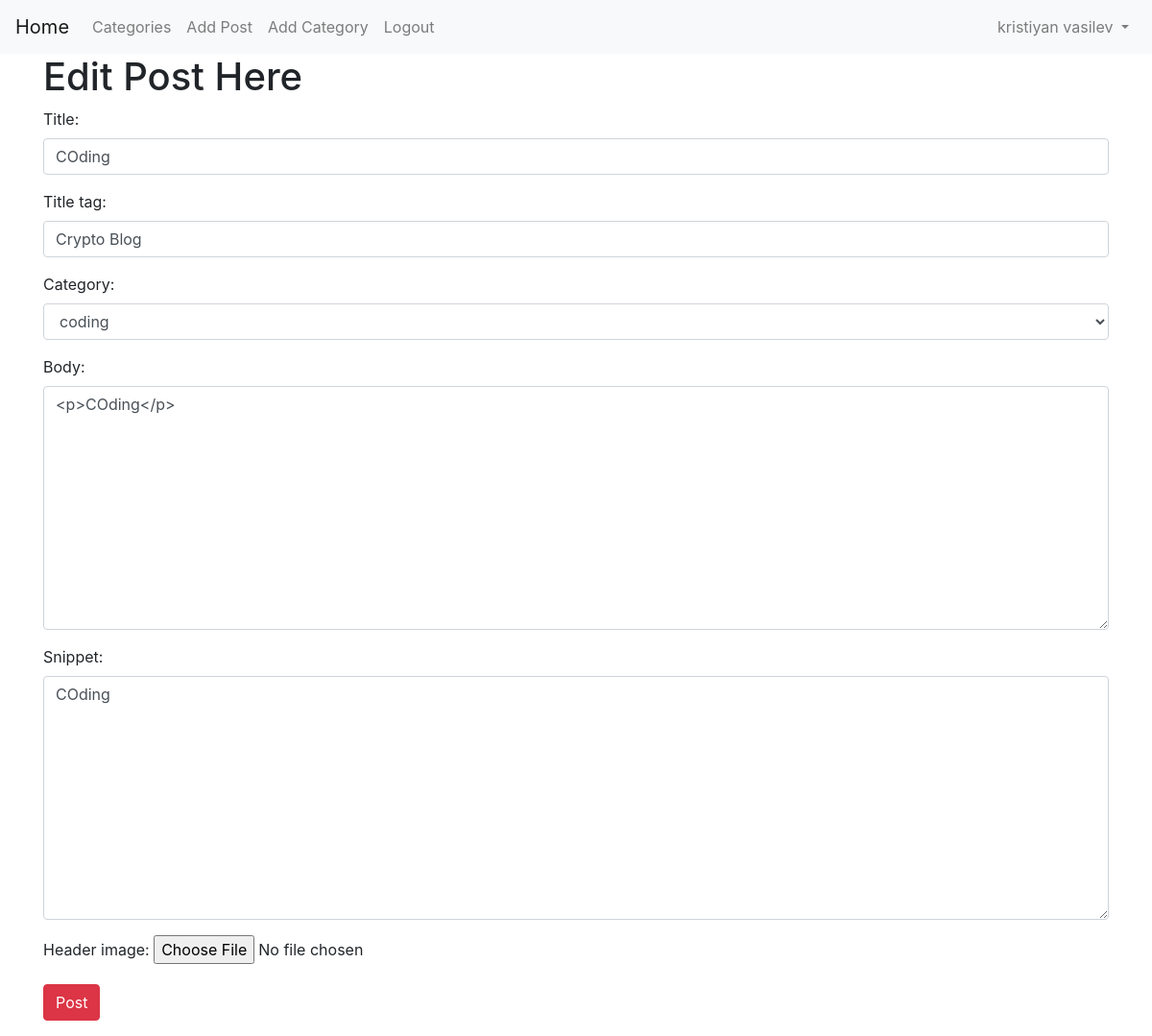
The app's page /edit/59 (signed in) with its own data.
### final/models.py (models this page shows, shortened)
class Post(models.Model):
    title = models.CharField(max_length=20)
    title_tag = models.CharField(max_length=20, default='Crypto Blog')
    author = models.ForeignKey(User, on_delete=models.CASCADE)
    body = RichTextField(blank=True, null=True)
    date = models.DateField(auto_now_add=True)
    category = models.CharField(max_length=200, default='coding')
    snippet = models.CharField(max_length=200)
    likes = models.ManyToManyField(User, related_name='block_post')
    header_image = models.ImageField(null=True, blank=True, upload_to='images/')

### final/views.py (the view)
# urls.py: path('edit/<int:pk>', EditPostView.as_view(), name='edit_post'),
class EditPostView(UpdateView):
    model = Post
    form_class = PostForm
    template_name = 'edit_post.html'

### final/forms.py
class PostForm(forms.ModelForm):
    class Meta:
        model = Post
        fields = ('title', "title_tag", "author", "category", "body", 'snippet', 'header_image')
        widgets = {
            'title': forms.TextInput(attrs={'class': 'form-control', 'placeholder': 'Type Here'}),
            'title_tag': forms.TextInput(attrs={'class': 'form-control'}),
            'author': forms.TextInput(attrs={'class': 'form-control', 'value': '', 'id': 'user', 'type': 'hidden'}),
            'category': forms.Select(choices=list_of_choices, attrs={'class': 'form-control'}),
            'body': forms.Textarea(attrs={'class': 'form-control'}),
            'snippet': forms.Textarea(attrs={'class': 'form-control'}),
        }

### templates/edit_post.html (shortened to what this page needs)
{% extends 'base.html' %}
{% block content %}
    <body>
    {% if user.is_authenticated %}
        {% if user.id == post.author.id %}
            <h1>Edit Post Here</h1>
            <div class="form-group">
                <form method="post" enctype="multipart/form-data">
                    {% csrf_token %}
                    {{ form.media }}
                    {{ form.as_p }}
                    <button class="btn btn-danger">Post</button>
                </form>
            </div>
        {% elif user.is_superuser %}
            <h1>Edit Post Here</h1>
            <div class="form-group">
                <form method="post" enctype="multipart/form-data">
                    {{ form.as_p }}
                    <button class="btn btn-danger">Post</button>
                </form>
            </div>
        {% else %}
            This is not your post
        {% endif %}
    {% else %}
        You must login or register first.
    {% endif %}
    </body>
{% endblock %}

### templates/base.html (shortened to what this page needs)
<!doctype html>
<html lang="en">
<head>
    <link rel="stylesheet" href="https://cdn.jsdelivr.net/npm/bootstrap@4.5.3/dist/css/bootstrap.min.css"
>
</head>
<body>
<nav class="navbar navbar-expand-lg navbar-light bg-light">
    <a class="navbar-brand" href="{% url 'home' %}">Home</a>
    <div class="collapse navbar-collapse" id="navbarSupportedContent">
        <ul class="navbar-nav mr-auto">
            {% if cat_menu %}
                <li class="nav-item dropdown">
                    <a class="nav-link dropdown-toggle" href="#" id="navbarDropdown" role="button"
                       data-toggle="dropdown"
                       aria-haspopup="true" aria-expanded="false">
                        Categories
                    </a>
                    <div class="dropdown-menu" aria-labelledby="navbarDropdown">
                        {% for x in cat_menu %}
                            <a class="dropdown-item" href="{% url 'category' x|slugify %}"> {{ x }} </a>
                        {% endfor %}
                    </div>
                </li>
            {% else %}
                <li class="nav-item">
                    <a class="nav-link" href="{% url 'category-list' %}">Categories</a>
                </li>
            {% endif %}
            {% if user.is_authenticated %}
                <li class="nav-item">
                    <a class="nav-link" href="{% url 'create_post' %}">Add Post</a>
                </li>
                <li class="nav-item">
                    <a class="nav-link" href="{% url 'create_category' %}">Add Category</a>
                </li>
                <li class="nav-item">
                    <a class="nav-link" href="{% url 'logout' %}">Logout</a>
                </li>
            {% endif %}
        </ul>
    <ul class="navbar-nav ml-auto">
        {% if user.is_authenticated %}
        <li class="nav-item dropdown">
                    <a class="nav-link dropdown-toggle" href="#" id="navbarDropdown" role="button"
                       data-toggle="dropdown" aria-haspopup="true" aria-expanded="false">
                        {{ user.first_name }} {{ user.last_name }}
                    </a>
                </li>
    {% endif %}
    </div>
</nav>
<div class="container">
    {% block content %}
    {% endblock %}
</div>
</body>
</html>

### records on screen
Post: title "COding", title_tag "Crypto Blog", category "coding", body "<p>COding</p>", snippet "COding"

### other values on screen
{{ user.first_name }} "kristiyan"
{{ user.last_name }} "vasilev"
